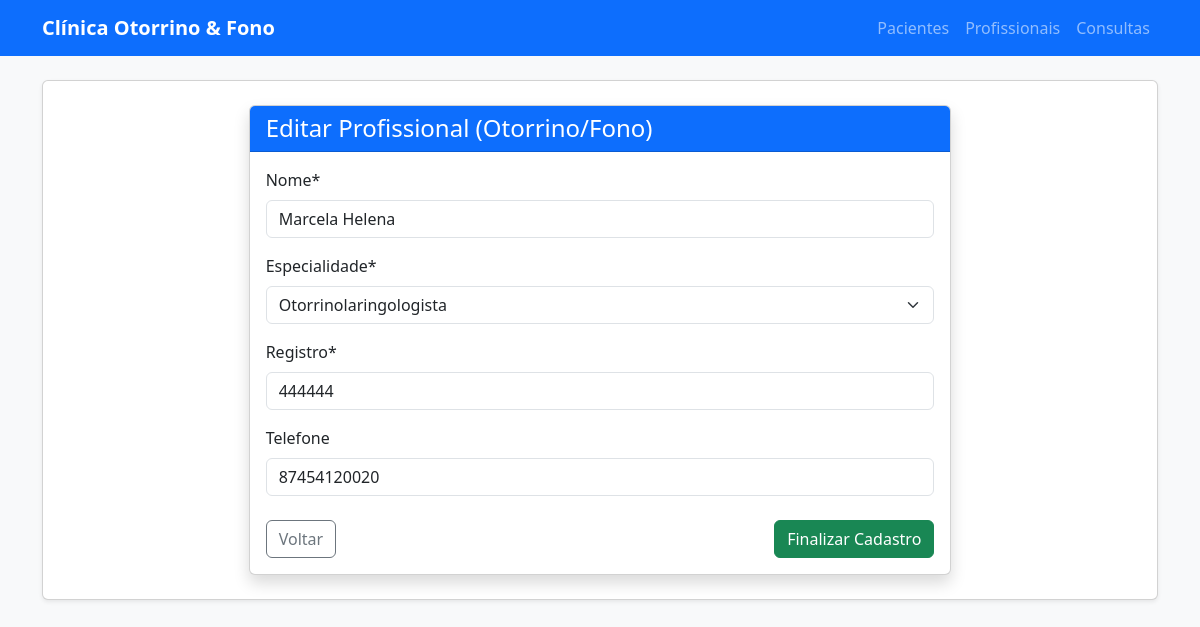
The app's page /logica/profissionais/editar/1/, older data.
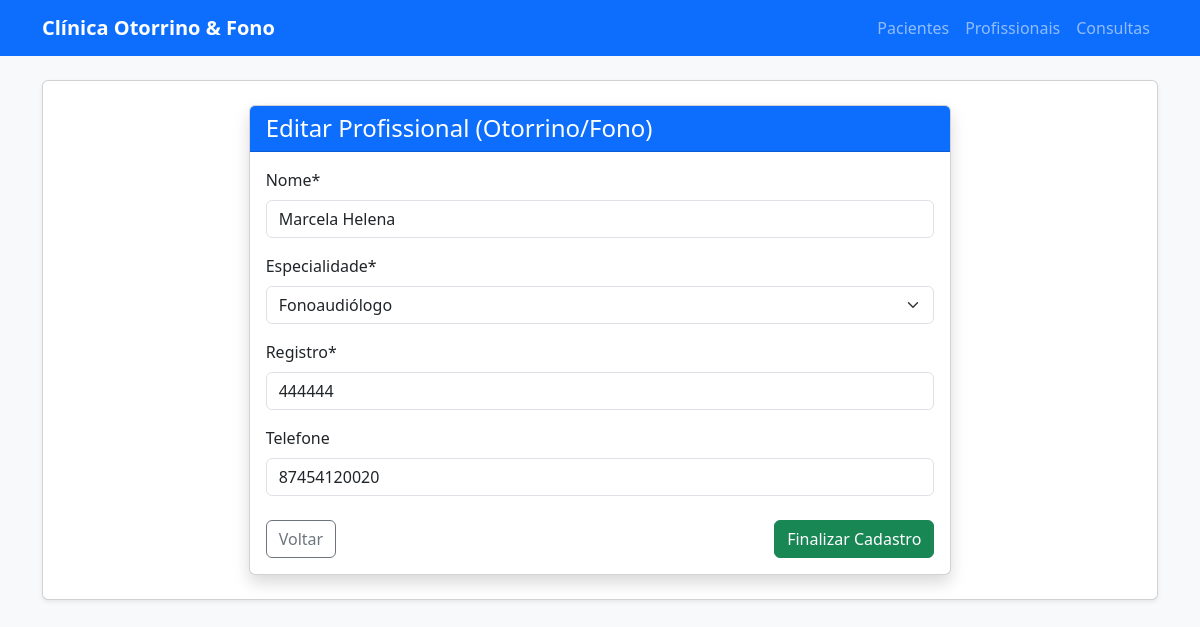
The same page, newer data.
### logica/models.py (models this page shows, shortened)
class Profissional (models.Model):
    ESPECIALIDADE_CHOICES = [
        ('Otorrinolaringologista', 'Otorrinolaringologista'),
        ('Fonoaudiólogo', 'Fonoaudiólogo'),
    ]
    nome = models.CharField(max_length=100)
    especialidade = models.CharField(max_length=100,
        choices=ESPECIALIDADE_CHOICES,
        default='Fonoaudiólogo'
    )
    registro = models.CharField(max_length=20)
    telefone = models.CharField(max_length=15, null=True, blank=True)

### logica/views.py (the view)
# urls.py: path('profissionais/editar/<int:id>/', views.editar_profissional, name='editar_profissional'),
def editar_profissional(request,id):
    profissional = get_object_or_404(Profissional, id=id)
    if request.method == 'POST':
        form = ProfissionalForm(request.POST, instance=profissional)
        if form.is_valid():
            form.save()
            return redirect('profissional_list')
    else:
        form = ProfissionalForm(instance=profissional)
    return render(request, 'logica/profissional_form.html', {
        'form': form, 'titulo': 'Editar'
    })

### logica/forms.py
class ProfissionalForm(forms.ModelForm):
    class Meta:
        model = Profissional
        fields = ['nome', 'especialidade', 'registro', 'telefone'] #tudo o que quiser que apareça

### logica/templates/logica/profissional_form.html (shortened to what this page needs)
{% extends 'logica/base.html' %}
{% load crispy_forms_tags %}
{% block content %}
<div class="row justify-content-center">
    <div class="col-md-8">
        <div class="card shadow">
            <div class="card-header bg-primary text-white">
                <h4 class="mb-0">{{ titulo }} Profissional (Otorrino/Fono)</h4>
            </div>
            <div class="card-body">
                <form method="post">
                    {{ form|crispy }}
                    <div class="mt-4 d-flex justify-content-between">
                        <a href="{% url 'profissional_list'%}" class="btn btn-outline-secondary">Voltar</a>
                        <button type="submit" class="btn btn-success">Finalizar Cadastro</button>
                    </div>
                </form>
            </div>
        </div>
    </div>
</div>
{% endblock %}

Row changes from the older to the newer data that the page shows:
changed Profissional "Marcela Helena": especialidade "Otorrinolaringologista" → "Fonoaudiólogo"
